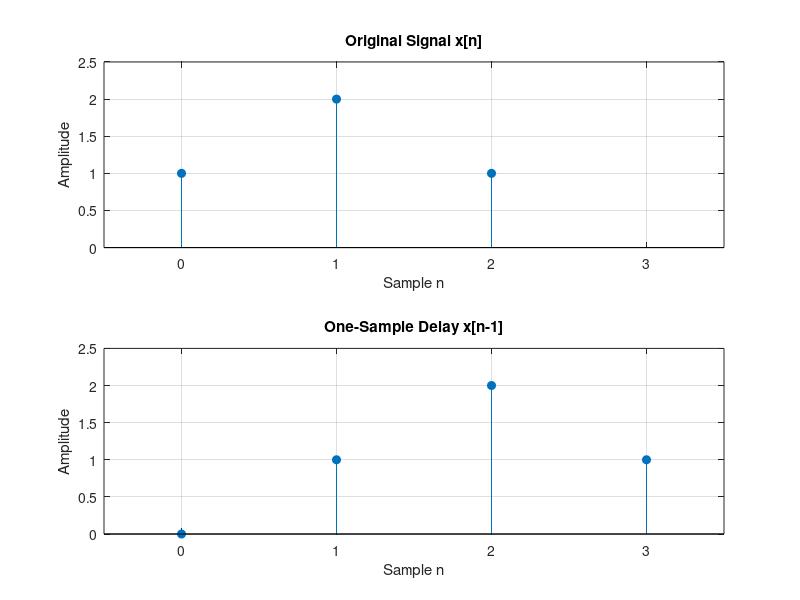
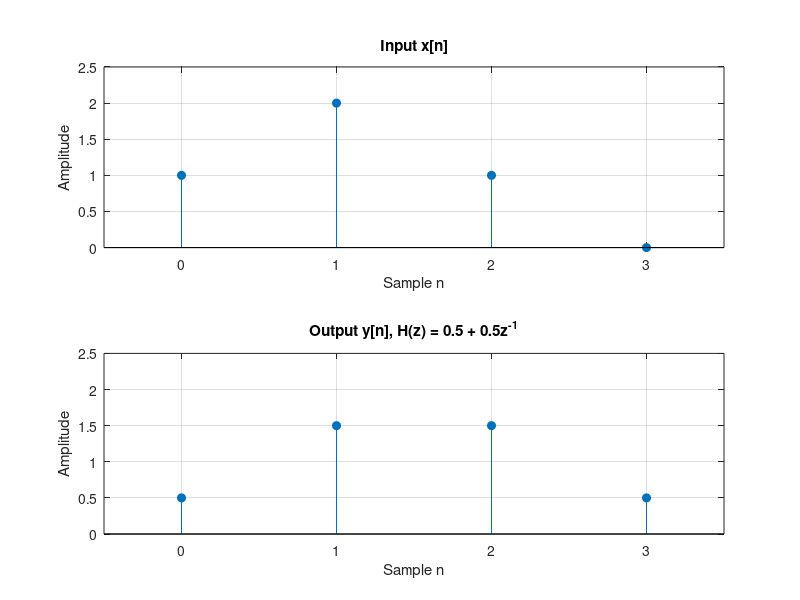
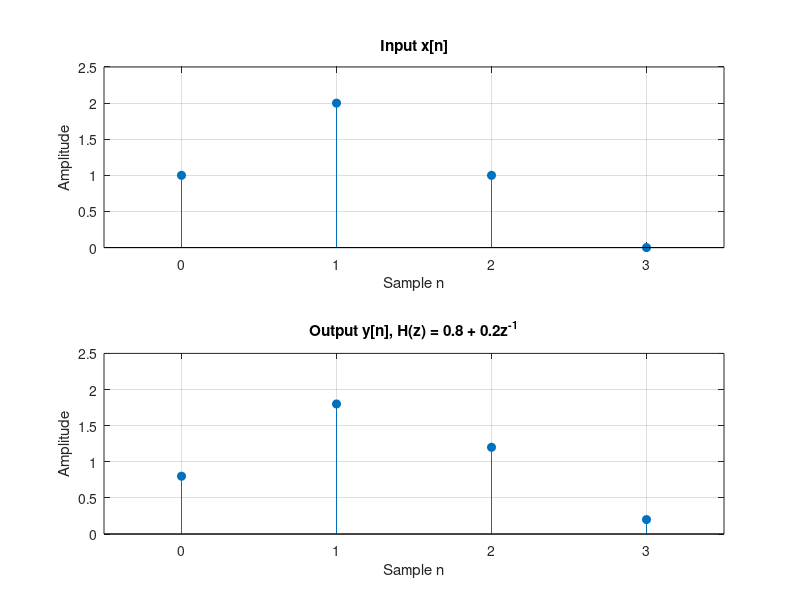

Source code (MATLAB) for these figures, in order:
% =========================================================================
% Digital Signal Processing - Z-transform and Sample Delays
% File: Z_transform_sample_delays.m
% Description: MATLAB implementation for the Z-transform assignment:
%   - Part 1: A signal x[n] = {1, 2, 1} and its one-sample delay x[n-1]
%   - Part 2: The system y[n] = 0.5x[n] + 0.5x[n-1], H(z) = 0.5 + 0.5z^-1
%   - Task 6: The modified system H(z) = 0.8 + 0.2z^-1
% No Symbolic Math Toolbox is required.
% =========================================================================

clear; clc; close all;

% Ensure figures directory exists for saved plots
figuresDir = fullfile(fileparts(mfilename('fullpath')), 'figures');
if ~exist(figuresDir, 'dir')
    mkdir(figuresDir);
end

%% =========================================================================
% Part 1: A signal and its Z-transform
%   x[0] = 1, x[1] = 2, x[2] = 1  ->  X(z) = 1 + 2z^-1 + z^-2
% =========================================================================
fprintf('Running Part 1: Signal and its one-sample delay...\n');

x = [1 2 1];
n = 0:length(x)-1;

% Delay the signal by one sample
xDelayed = [0 x];
nDelayed = 0:length(xDelayed)-1;

fig1 = figure('Name', 'Part 1: Original and Delayed Signal', 'NumberTitle', 'off', 'Color', 'w');
subplot(2,1,1);
stem(n, x, 'filled');
title('Original Signal x[n]');
xlabel('Sample n'); ylabel('Amplitude');
grid on;
xlim([-0.5, 3.5]);
ylim([0, 2.5]);

subplot(2,1,2);
stem(nDelayed, xDelayed, 'filled');
title('One-Sample Delay x[n-1]');
xlabel('Sample n'); ylabel('Amplitude');
grid on;
xlim([-0.5, 3.5]);
ylim([0, 2.5]);

%% =========================================================================
% Part 2: A system with one sample delay
%   y[n] = 0.5x[n] + 0.5x[n-1]  ->  H(z) = 0.5 + 0.5z^-1
% =========================================================================
fprintf('Running Part 2: System H(z) = 0.5 + 0.5z^-1...\n');

% Coefficients of H(z) = 0.5 + 0.5*z^(-1)
b = [0.5 0.5];
a = 1;

% Add one zero to show the final output sample
xInput = [x 0];
y = filter(b, a, xInput);
nOutput = 0:length(y)-1;

fig2 = figure('Name', 'Part 2: Input and Output, H(z) = 0.5 + 0.5z^-1', 'NumberTitle', 'off', 'Color', 'w');
subplot(2,1,1);
stem(nOutput, xInput, 'filled');
title('Input x[n]');
xlabel('Sample n'); ylabel('Amplitude');
grid on;
xlim([-0.5, 3.5]);
ylim([0, 2.5]);

subplot(2,1,2);
stem(nOutput, y, 'filled');
title('Output y[n], H(z) = 0.5 + 0.5z^{-1}');
xlabel('Sample n'); ylabel('Amplitude');
grid on;
xlim([-0.5, 3.5]);
ylim([0, 2.5]);

disp('Output samples:');
disp(y);

% Task 4: Compare hand calculation with MATLAB
yHand = [0.5 1.5 1.5 0.5];
fprintf('Hand-calculated y[n]: %s\n', mat2str(yHand));
fprintf('MATLAB filter  y[n]: %s\n', mat2str(y));
fprintf('Max absolute difference: %g\n\n', max(abs(y - yHand)));

%% =========================================================================
% Task 6: Modified system
%   H(z) = 0.8 + 0.2z^-1  ->  y[n] = 0.8x[n] + 0.2x[n-1]
% =========================================================================
fprintf('Running Task 6: System H(z) = 0.8 + 0.2z^-1...\n');

b2 = [0.8 0.2];
y2 = filter(b2, a, xInput);

fig3 = figure('Name', 'Task 6: Input and Output, H(z) = 0.8 + 0.2z^-1', 'NumberTitle', 'off', 'Color', 'w');
subplot(2,1,1);
stem(nOutput, xInput, 'filled');
title('Input x[n]');
xlabel('Sample n'); ylabel('Amplitude');
grid on;
xlim([-0.5, 3.5]);
ylim([0, 2.5]);

subplot(2,1,2);
stem(nOutput, y2, 'filled');
title('Output y[n], H(z) = 0.8 + 0.2z^{-1}');
xlabel('Sample n'); ylabel('Amplitude');
grid on;
xlim([-0.5, 3.5]);
ylim([0, 2.5]);

disp('Output samples (b = [0.8 0.2]):');
disp(y2);

fprintf('All tasks completed successfully! Plots saved in: %s\n', figuresDir);
